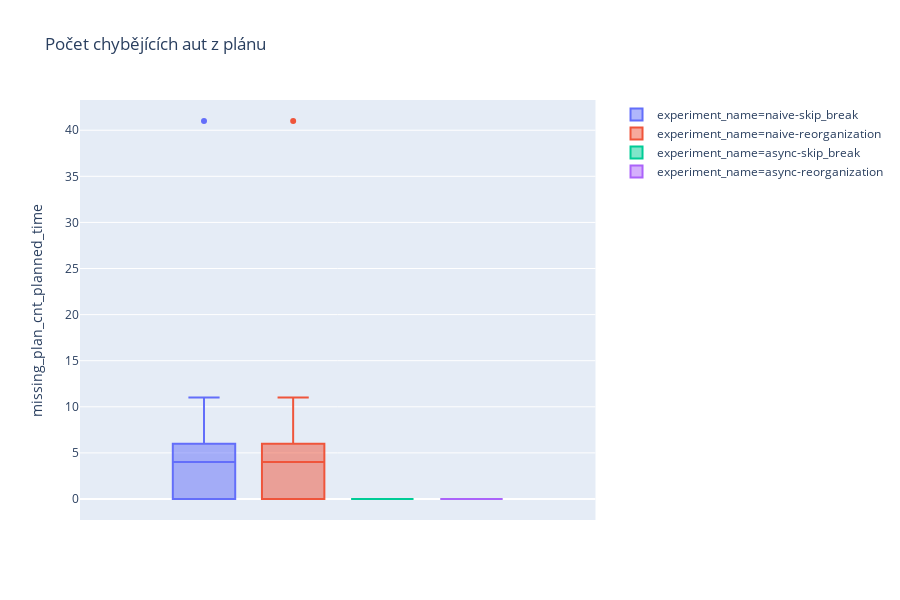

The code cell stored with this chart in its notebook:
### Code cell
px.box(df, y='missing_plan_cnt_planned_time', color='experiment_name', title='Počet chybějících aut z plánu')

### Figure 1 — Plotly figure (JSON) as saved in the notebook; plotly's stock layout.template omitted (floating-point values rounded to 4 significant figures)
{"data": [{"alignmentgroup": "True", "hoverlabel": {"namelength": 0}, "hovertemplate": "experiment_name=naive-skip_break<br>missing_plan_cnt_planned_time=%{y}", "legendgroup": "experiment_name=naive-skip_break", "marker": {"color": "#636efa"}, "name": "experiment_name=naive-skip_break", "notched": false, "offsetgroup": "experiment_name=naive-skip_break", "orientation": "v", "showlegend": true, "type": "box", "x0": " ", "xaxis": "x", "y": [0, 0, 2, 41, 4, 5, 6, 6, 11, 0, 0], "y0": " ", "yaxis": "y"}, {"alignmentgroup": "True", "hoverlabel": {"namelength": 0}, "hovertemplate": "experiment_name=naive-reorganization<br>missing_plan_cnt_planned_time=%{y}", "legendgroup": "experiment_name=naive-reorganization", "marker": {"color": "#EF553B"}, "name": "experiment_name=naive-reorganization", "notched": false, "offsetgroup": "experiment_name=naive-reorganization", "orientation": "v", "showlegend": true, "type": "box", "x0": " ", "xaxis": "x", "y": [0, 0, 1, 41, 4, 5, 6, 6, 11, 0, 0], "y0": " ", "yaxis": "y"}, {"alignmentgroup": "True", "hoverlabel": {"namelength": 0}, "hovertemplate": "experiment_name=async-skip_break<br>missing_plan_cnt_planned_time=%{y}", "legendgroup": "experiment_name=async-skip_break", "marker": {"color": "#00cc96"}, "name": "experiment_name=async-skip_break", "notched": false, "offsetgroup": "experiment_name=async-skip_break", "orientation": "v", "showlegend": true, "type": "box", "x0": " ", "xaxis": "x", "y": [0, 0, 0, 0, 0, 0, 0, 0, 0, 0, 0], "y0": " ", "yaxis": "y"}, {"alignmentgroup": "True", "hoverlabel": {"namelength": 0}, "hovertemplate": "experiment_name=async-reorganization<br>missing_plan_cnt_planned_time=%{y}", "legendgroup": "experiment_name=async-reorganization", "marker": {"color": "#ab63fa"}, "name": "experiment_name=async-reorganization", "notched": false, "offsetgroup": "experiment_name=async-reorganization", "orientation": "v", "showlegend": true, "type": "box", "x0": " ", "xaxis": "x", "y": [0, 0, 0, 0, 0, 0, 0, 0, 0, 0, 0], "y0": " ", "yaxis": "y"}], "layout": {"boxmode": "group", "height": 600, "legend": {"tracegroupgap": 0}, "title": {"text": "Počet chybějících aut z plánu"}, "xaxis": {"anchor": "y", "domain": [0, 0.98]}, "yaxis": {"anchor": "x", "domain": [0, 1], "title": {"text": "missing_plan_cnt_planned_time"}}}}
